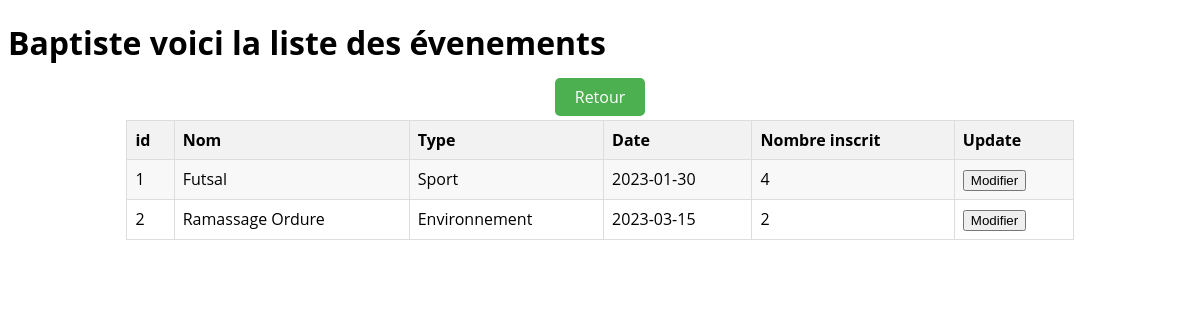
Page /listeEvents.php (signed in) on the committed database.
### tables this page shows
CREATE TABLE IF NOT EXISTS `events` (
  `id` int(11) NOT NULL AUTO_INCREMENT,
  `nom` varchar(255) NOT NULL,
  `type` varchar(255) NOT NULL,
  `date` date NOT NULL,
  `nb_inscrit` int(11) DEFAULT '0',
  PRIMARY KEY (`id`)
);

### public/fonction.php (called while the page is built, shortened)
<?php
require_once 'connexion_bd.php';
function affichEvents() {
    global $pdo;
    $query = 'SELECT * FROM events';
    $prep = $pdo->prepare($query);
    if ($prep->execute()) {
        return $prep->fetchAll();
    }
    return false;
}

### public/listeEvents.php (the view, shortened to what this page needs)
<!DOCTYPE html>
<html lang="fr">
<head class="tete">
    <?php
    require_once 'fonction.php';
    $events = affichEvents();
    ?>
</head>
<body>
    <div class="container">
        <table class="table table-bordered table-dark">
            <h1>
                <?php echo $_SESSION['prenom'] ?> voici la liste des évenements
            </h1>
            <div style="text-align: center; margin-top: 10px;">
                <a href="index.php" class="btn btn-primary">Retour</a>
            </div>
            <tr>
                <th>id</th>
                <th>Nom</th>
                <th>Type</th>
                <th>Date</th>
                <th>Nombre inscrit</th>
                <th>Update</th>
            </tr>
            <?php foreach ($events as $ev): ?>
                <tr>
                    <td>
                        <?php echo $ev->id ?>
                    </td>
                    <td>
                        <?php echo $ev->nom ?>
                    </td>
                    <td>
                        <?php echo $ev->type ?>
                    </td>
                    <td>
                        <?php echo $ev->date ?>
                    </td>
                    <td>
                        <?php echo $ev->nb_inscrit ?>
                    </td>
                    <td>
                        <a href="updateEvents.php?id=<?php echo $ev->id ?>"><button type="button">Modifier</button></a>
                    </td>
                </tr>
            <?php endforeach ?>
        </table>
    </div>
</body>
</html>

### public/listeEvents.php (style rules this page uses)
body { font-family: 'Open Sans', sans-serif; }
table { border-collapse: collapse; width: 80%; margin: 0 auto; margin-top: 1%; }
th, td { border: 1px solid #ddd; padding: 8px; text-align: left; }
th { background-color: #f2f2f2; font-weight: bold; }
tr:nth-child(even) { background-color: #f8f8f8; }
.table { border-radius: 10px; }
.btn { padding: 8px 20px; border-radius: 5px; text-decoration: none; color: #fff; }
.btn-primary { background-color: #4CAF50; }

### rows in the picture
events: id "1", nom "Futsal", type "Sport", date "2023-01-30", nb_inscrit "4"
events: id "2", nom "Ramassage Ordure", type "Environnement", date "2023-03-15", nb_inscrit "2"

### other values in the picture
$_SESSION['prenom'] "Baptiste"
